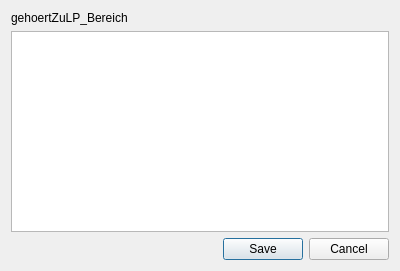
<?xml version="1.0" encoding="UTF-8"?>
<ui version="4.0">
 <class>LP_Objekt</class>
 <widget class="QDialog" name="LP_Objekt">
  <property name="geometry">
   <rect>
    <x>0</x>
    <y>0</y>
    <width>400</width>
    <height>271</height>
   </rect>
  </property>
  <property name="windowTitle">
   <string>LP_Objekt</string>
  </property>
  <layout class="QVBoxLayout" name="verticalLayout">
   <item>
    <widget class="QLabel" name="label">
     <property name="text">
      <string>gehoertZuLP_Bereich</string>
     </property>
    </widget>
   </item>
   <item>
    <widget class="QListWidget" name="bereich"/>
   </item>
   <item>
    <widget class="QDialogButtonBox" name="buttonBox">
     <property name="orientation">
      <enum>Qt::Horizontal</enum>
     </property>
     <property name="standardButtons">
      <set>QDialogButtonBox::Cancel|QDialogButtonBox::Save</set>
     </property>
    </widget>
   </item>
  </layout>
 </widget>
 <resources/>
 <connections>
  <connection>
   <sender>buttonBox</sender>
   <signal>accepted()</signal>
   <receiver>LP_Objekt</receiver>
   <slot>accept()</slot>
   <hints>
    <hint type="sourcelabel">
     <x>248</x>
     <y>254</y>
    </hint>
    <hint type="destinationlabel">
     <x>157</x>
     <y>274</y>
    </hint>
   </hints>
  </connection>
  <connection>
   <sender>buttonBox</sender>
   <signal>rejected()</signal>
   <receiver>LP_Objekt</receiver>
   <slot>reject()</slot>
   <hints>
    <hint type="sourcelabel">
     <x>316</x>
     <y>260</y>
    </hint>
    <hint type="destinationlabel">
     <x>286</x>
     <y>274</y>
    </hint>
   </hints>
  </connection>
 </connections>
</ui>
